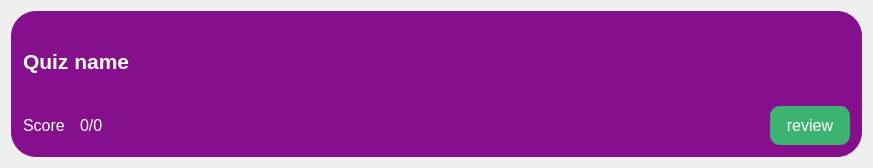
<?xml version="1.0" encoding="UTF-8"?>
<ui version="4.0">
 <class>quizresult</class>
 <widget class="QWidget" name="quizresult">
  <property name="geometry">
   <rect>
    <x>0</x>
    <y>0</y>
    <width>873</width>
    <height>168</height>
   </rect>
  </property>
  <property name="windowTitle">
   <string>Form</string>
  </property>
  <layout class="QGridLayout" name="gridLayout_2">
   <item row="0" column="0">
    <widget class="QFrame" name="frame">
     <property name="minimumSize">
      <size>
       <width>0</width>
       <height>135</height>
      </size>
     </property>
     <property name="maximumSize">
      <size>
       <width>1000</width>
       <height>16777215</height>
      </size>
     </property>
     <property name="styleSheet">
      <string notr="true">background: #850F8D;
border-radius: 25px;</string>
     </property>
     <property name="frameShape">
      <enum>QFrame::StyledPanel</enum>
     </property>
     <property name="frameShadow">
      <enum>QFrame::Raised</enum>
     </property>
     <layout class="QGridLayout" name="gridLayout">
      <property name="leftMargin">
       <number>12</number>
      </property>
      <property name="topMargin">
       <number>12</number>
      </property>
      <property name="rightMargin">
       <number>12</number>
      </property>
      <property name="bottomMargin">
       <number>12</number>
      </property>
      <item row="0" column="0">
       <widget class="QLabel" name="quiz_name">
        <property name="font">
         <font>
          <pointsize>16</pointsize>
          <bold>true</bold>
         </font>
        </property>
        <property name="styleSheet">
         <string notr="true">color: white;</string>
        </property>
        <property name="text">
         <string>Quiz name</string>
        </property>
       </widget>
      </item>
      <item row="1" column="0">
       <layout class="QHBoxLayout" name="horizontalLayout">
        <item>
         <widget class="QLabel" name="label_2">
          <property name="font">
           <font>
            <pointsize>12</pointsize>
           </font>
          </property>
          <property name="styleSheet">
           <string notr="true">color: white;</string>
          </property>
          <property name="text">
           <string>Score</string>
          </property>
         </widget>
        </item>
        <item>
         <widget class="QLabel" name="score">
          <property name="font">
           <font>
            <pointsize>12</pointsize>
           </font>
          </property>
          <property name="styleSheet">
           <string notr="true">color: white;</string>
          </property>
          <property name="text">
           <string>0/0</string>
          </property>
         </widget>
        </item>
       </layout>
      </item>
      <item row="1" column="1">
       <spacer name="horizontalSpacer">
        <property name="orientation">
         <enum>Qt::Horizontal</enum>
        </property>
        <property name="sizeHint" stdset="0">
         <size>
          <width>641</width>
          <height>20</height>
         </size>
        </property>
       </spacer>
      </item>
      <item row="1" column="2">
       <widget class="QPushButton" name="review_button">
        <property name="font">
         <font>
          <pointsize>12</pointsize>
         </font>
        </property>
        <property name="styleSheet">
         <string notr="true">padding: 10px;
border-radius: 10px;
background: #3CB371;
width: 60px;
color: white;</string>
        </property>
        <property name="text">
         <string>review</string>
        </property>
       </widget>
      </item>
     </layout>
    </widget>
   </item>
  </layout>
 </widget>
 <resources/>
 <connections/>
</ui>
